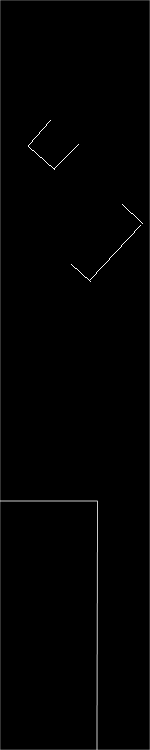
#> input picture Development_planning/path_planning_python/globalMapParking.png, 150 x 750 px
$ jupyter execute --allow-errors path.ipynb
#> lines starting #> are read from the running program, lines starting #| are printed output that depends on the picture
[cell 1]
import matlab.engine
import numpy as np
from math import*
import matplotlib.pyplot as plt
import pandas as pd
import cv2
from numba import jit,njit
import time

#> (a cell that did not finish here is left out)

[cell 3]
def calculate_trajectory(map,startPoint,goalPoint):
    startPoint = matlab.double(startPoint) # [meters, meters, radians]
    goalPoint  = matlab.double(goalPoint)
    map  = matlab.double(map.tolist())
    result = eng.Hybrid_Astar(map,startPoint,goalPoint)
    result = np.array(result)
    point = result[:,:3]
    point[:,2] = (point[:,2]*180/pi)-90
    direction = result[:,3]
    return point, direction

[cell 4]
map = cv2.imread('globalMapParking.png', cv2.IMREAD_GRAYSCALE)
#> map is the input picture: shape (750, 150); min 0, max 255, mean 1.8
print(map.shape)
#| (750, 150)
@jit(nopython=True)
def create_binary_map(map_array):
    binary_map = np.copy(map_array)
    # Avoid multi-dimensional indexing by iterating over each element
    for i in range(binary_map.shape[0]):
        for j in range(binary_map.shape[1]):
            if binary_map[i, j] > 1:
                binary_map[i, j] = 1
            else :
                binary_map[i, j] = 0
    return binary_map


# Hàm callback khi chuột được click
def draw_circle(event, x, y, flags, param):
    global map
    if event == cv2.EVENT_LBUTTONDOWN:
        cv2.circle(map, (x, y), 1, 255, -1)


# Tạo một cửa sổ OpenCV và thiết lập hàm callback
cv2.namedWindow('Draw Circle',cv2.WINDOW_NORMAL)
cv2.resizeWindow('Draw Circle', 300, 751)
cv2.setMouseCallback('Draw Circle', draw_circle)

while True:
    out = create_binary_map(map)
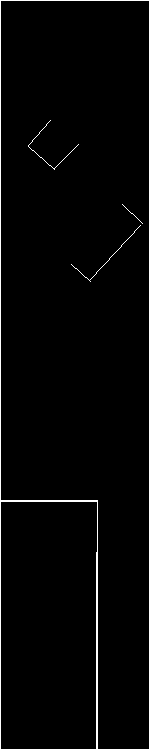
#> out: shape (750, 150); values 0 (black) and 1 (white), 2.3% white in thin lines or dots
    cv2.imshow('Draw Circle', map)
    # Nhấn phím 'ESC' để thoát
    if cv2.waitKey(1) == 27:
#> (key Esc is pressed here)
        cv2.destroyAllWindows()
        break
